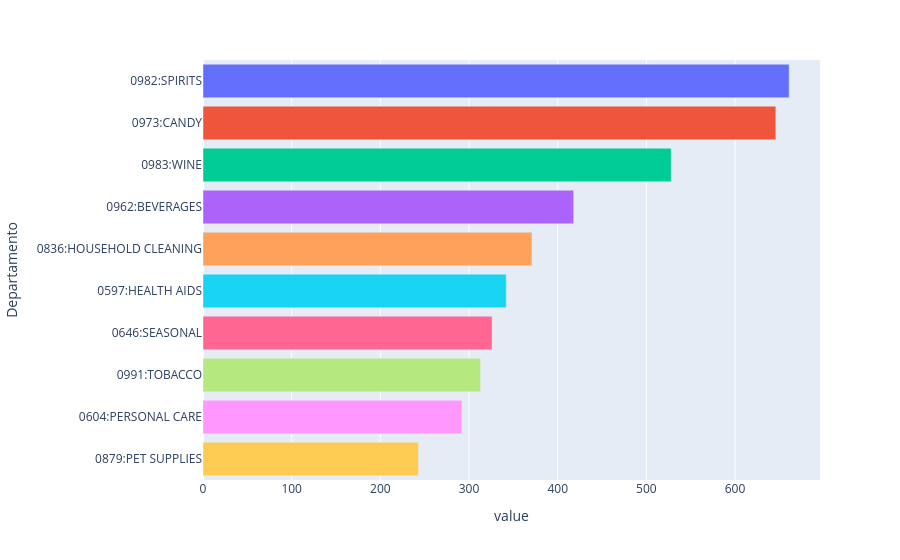

Source (notebook cell):
### Markdown cell above
### Quais departamentos venderam mais - top 10

### Code cell
soma_por_departamento = df_eda.groupby("Departamento")['Qtd_Vendida'].sum().sort_values(ascending=False).head(10)
fig_unidades_vendidas_top10 = px.bar(soma_por_departamento, color=soma_por_departamento.index, orientation='h')
fig_unidades_vendidas_top10.update_layout(showlegend=False)
fig_unidades_vendidas_top10.update_yaxes(autorange='reversed')
fig_unidades_vendidas_top10.show()

### Figure 1 — Plotly figure (JSON) as saved in the notebook; plotly's stock layout.template omitted (floating-point values rounded to 4 significant figures)
{"data": [{"hovertemplate": "color=0982:SPIRITS<br>value=%{x}<br>Departamento=%{y}<extra></extra>", "legendgroup": "0982:SPIRITS", "marker": {"color": "#636efa", "pattern": {"shape": ""}}, "name": "0982:SPIRITS", "orientation": "h", "showlegend": true, "textposition": "auto", "type": "bar", "x": [661], "xaxis": "x", "y": ["0982:SPIRITS"], "yaxis": "y"}, {"hovertemplate": "color=0973:CANDY<br>value=%{x}<br>Departamento=%{y}<extra></extra>", "legendgroup": "0973:CANDY", "marker": {"color": "#EF553B", "pattern": {"shape": ""}}, "name": "0973:CANDY", "orientation": "h", "showlegend": true, "textposition": "auto", "type": "bar", "x": [646], "xaxis": "x", "y": ["0973:CANDY"], "yaxis": "y"}, {"hovertemplate": "color=0983:WINE<br>value=%{x}<br>Departamento=%{y}<extra></extra>", "legendgroup": "0983:WINE", "marker": {"color": "#00cc96", "pattern": {"shape": ""}}, "name": "0983:WINE", "orientation": "h", "showlegend": true, "textposition": "auto", "type": "bar", "x": [528], "xaxis": "x", "y": ["0983:WINE"], "yaxis": "y"}, {"hovertemplate": "color=0962:BEVERAGES<br>value=%{x}<br>Departamento=%{y}<extra></extra>", "legendgroup": "0962:BEVERAGES", "marker": {"color": "#ab63fa", "pattern": {"shape": ""}}, "name": "0962:BEVERAGES", "orientation": "h", "showlegend": true, "textposition": "auto", "type": "bar", "x": [418], "xaxis": "x", "y": ["0962:BEVERAGES"], "yaxis": "y"}, {"hovertemplate": "color=0836:HOUSEHOLD CLEANING<br>value=%{x}<br>Departamento=%{y}<extra></extra>", "legendgroup": "0836:HOUSEHOLD CLEANING", "marker": {"color": "#FFA15A", "pattern": {"shape": ""}}, "name": "0836:HOUSEHOLD CLEANING", "orientation": "h", "showlegend": true, "textposition": "auto", "type": "bar", "x": [371], "xaxis": "x", "y": ["0836:HOUSEHOLD CLEANING"], "yaxis": "y"}, {"hovertemplate": "color=0597:HEALTH AIDS<br>value=%{x}<br>Departamento=%{y}<extra></extra>", "legendgroup": "0597:HEALTH AIDS", "marker": {"color": "#19d3f3", "pattern": {"shape": ""}}, "name": "0597:HEALTH AIDS", "orientation": "h", "showlegend": true, "textposition": "auto", "type": "bar", "x": [342], "xaxis": "x", "y": ["0597:HEALTH AIDS"], "yaxis": "y"}, {"hovertemplate": "color=0646:SEASONAL<br>value=%{x}<br>Departamento=%{y}<extra></extra>", "legendgroup": "0646:SEASONAL", "marker": {"color": "#FF6692", "pattern": {"shape": ""}}, "name": "0646:SEASONAL", "orientation": "h", "showlegend": true, "textposition": "auto", "type": "bar", "x": [326], "xaxis": "x", "y": ["0646:SEASONAL"], "yaxis": "y"}, {"hovertemplate": "color=0991:TOBACCO<br>value=%{x}<br>Departamento=%{y}<extra></extra>", "legendgroup": "0991:TOBACCO", "marker": {"color": "#B6E880", "pattern": {"shape": ""}}, "name": "0991:TOBACCO", "orientation": "h", "showlegend": true, "textposition": "auto", "type": "bar", "x": [313], "xaxis": "x", "y": ["0991:TOBACCO"], "yaxis": "y"}, {"hovertemplate": "color=0604:PERSONAL CARE<br>value=%{x}<br>Departamento=%{y}<extra></extra>", "legendgroup": "0604:PERSONAL CARE", "marker": {"color": "#FF97FF", "pattern": {"shape": ""}}, "name": "0604:PERSONAL CARE", "orientation": "h", "showlegend": true, "textposition": "auto", "type": "bar", "x": [292], "xaxis": "x", "y": ["0604:PERSONAL CARE"], "yaxis": "y"}, {"hovertemplate": "color=0879:PET SUPPLIES<br>value=%{x}<br>Departamento=%{y}<extra></extra>", "legendgroup": "0879:PET SUPPLIES", "marker": {"color": "#FECB52", "pattern": {"shape": ""}}, "name": "0879:PET SUPPLIES", "orientation": "h", "showlegend": true, "textposition": "auto", "type": "bar", "x": [243], "xaxis": "x", "y": ["0879:PET SUPPLIES"], "yaxis": "y"}], "layout": {"barmode": "relative", "legend": {"title": {"text": "color"}, "tracegroupgap": 0}, "margin": {"t": 60}, "showlegend": false, "xaxis": {"anchor": "y", "domain": [0, 1], "title": {"text": "value"}}, "yaxis": {"anchor": "x", "autorange": "reversed", "domain": [0, 1], "title": {"text": "Departamento"}}}}
